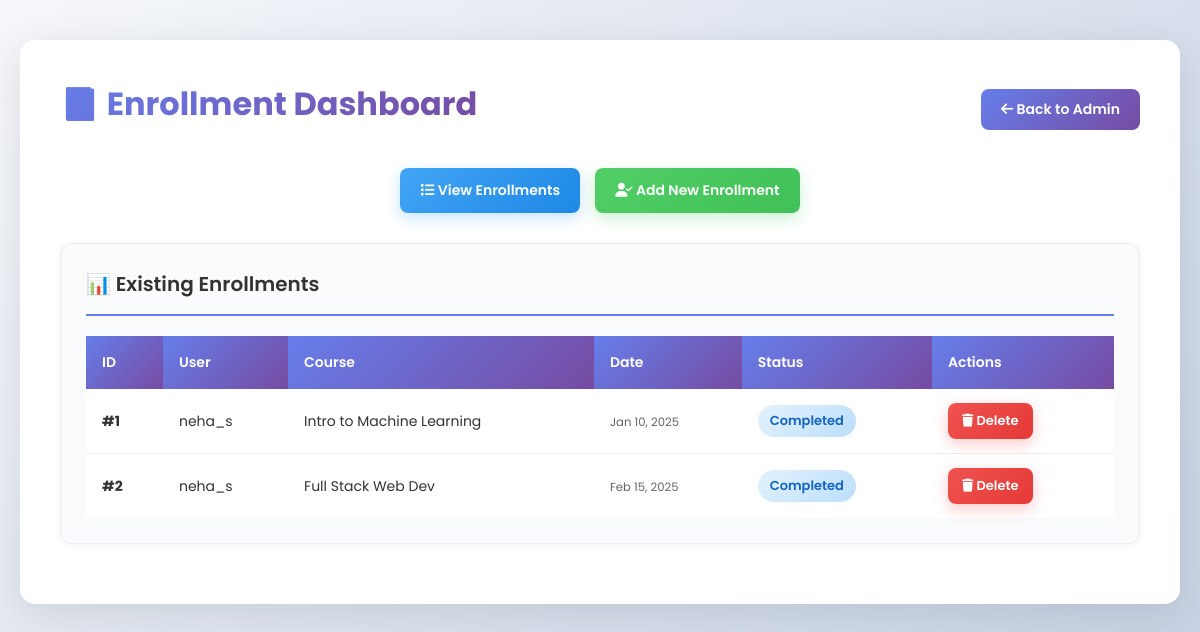
The page /enrollments (signed in) on the database its author committed.
### app/models.py (models this page shows, shortened)
class Enrollments(db.Model):
    enrollment_id = db.Column(db.Integer, primary_key=True)
    user_id = db.Column(db.Integer, db.ForeignKey('users.user_id'))
    course_id = db.Column(db.Integer, db.ForeignKey('courses.course_id'))
    enrollment_date = db.Column(db.DateTime, default=datetime.utcnow)
    status = db.Column(db.String(20), default='Active')
    def update_status(self):
        if not self.course:
            return
        duration_days = self.course.get_duration_days()
        end_date = self.enrollment_date + timedelta(days=duration_days)
        today = datetime.utcnow()
        if today < self.enrollment_date:
            self.status = "Upcoming"
        elif today > end_date:
            self.status = "Completed"
        else:
            self.status = "Active"

class Users(UserMixin, db.Model):
    user_id = db.Column(db.Integer, primary_key=True)
    username = db.Column(db.String(50))
    email = db.Column(db.String(100))
    password = db.Column(db.String(50))
    enrollments = db.relationship('Enrollments', backref='user', lazy=True)

class Courses(db.Model):
    course_id = db.Column(db.Integer, primary_key=True)
    course_name = db.Column(db.String(100))
    instructor_id = db.Column(db.Integer, db.ForeignKey('instructors.instructor_id'))
    duration = db.Column(db.String(20))  # Example: "8 weeks"
    enrollments = db.relationship('Enrollments', backref='course', lazy=True)
    def get_duration_days(self):
        if not self.duration:
            return 0
        parts = self.duration.split()
        try:
            number = int(parts[0])
            unit = parts[1].lower()
            if "week" in unit:
                return number * 7
            elif "day" in unit:
                return number
            elif "month" in unit:
                return number * 30
            else:
                return number
        except Exception:
            return 0

### app/routes/auth.py (the view)
@auth.route('/enrollments')
@login_required
def enrollment_dashboard():
    data = Enrollments.query.all()
    for e in data:
        e.update_status()
    db.session.commit()
    return render_template('Enrollment_dashboard.html', data=data)

### app/routes/auth.py (called while the page is built)
def login_required(f):
    @wraps(f)
    def decorated(*args, **kwargs):
        if current_user.is_authenticated or ('admin' in session):
            return f(*args, **kwargs)
        flash('Please log in to access that page.', 'error')
        return redirect(url_for('auth.login'))
    return decorated

### app/templates/Enrollment_dashboard.html (shortened to what this page needs)
{% extends "base.html" %}
{% block content %}
<div class="container">
  <div style="display: flex; justify-content: space-between; align-items: center; margin-bottom: 30px;">
    <h1>📘 Enrollment Dashboard</h1>
    <a href="{{ url_for('auth.admin_dashboard') }}" style="text-decoration: none;">
      <button style="background: linear-gradient(135deg, #667eea 0%, #764ba2 100%); color: white; padding: 10px 20px; border: none; border-radius: 8px; cursor: pointer; font-weight: 600; transition: all 0.3s ease;">
        <i class="fas fa-arrow-left"></i> Back to Admin
      </button>
    </a>
  </div>
  <div class="add-btn-container" style="display: flex; gap: 15px; justify-content: center; margin-bottom: 30px;">
    <a href="{{ url_for('auth.enrollment_dashboard') }}" style="text-decoration: none;">
      <button id="viewBtn" class="view-btn" style="font-weight: 600;">
        <i class="fas fa-list"></i> View Enrollments
      </button>
    </a>
    <a href="{{ url_for('auth.add_enrollment_page') }}" style="text-decoration: none;">
      <button id="addBtn" class="insert-btn" style="font-weight: 600;">
        <i class="fas fa-user-check"></i> Add New Enrollment
      </button>
    </a>
  </div>
  <div id="viewForm" class="card" style="animation: fadeInUp 0.3s ease-out;">
    <h2>📊 Existing Enrollments</h2>
    <table>
      <thead>
        <tr>
          <th>ID</th>
          <th>User</th>
          <th>Course</th>
          <th>Date</th>
          <th>Status</th>
          <th>Actions</th>
        </tr>
      </thead>
      <tbody>
        {% for e in data %}
        <tr>
          <td><strong>#{{ e.enrollment_id }}</strong></td>
          <td>{{ e.user.username }}</td>
          <td>{{ e.course.course_name }}</td>
          <td>
            <small style="color: #666;">
              {{ e.enrollment_date.strftime('%b %d, %Y') if e.enrollment_date else 'N/A' }}
            </small>
          </td>
          <td>
            <span class="status {{ e.status|lower }}">
              {{ e.status }}
            </span>
          </td>
          <td>
            <button onclick="confirmDelete({{ e.enrollment_id }})" class="delete-btn" title="Delete enrollment">
              <i class="fas fa-trash"></i> Delete
            </button>
          </td>
        </tr>
        {% endfor %}
      </tbody>
    </table>
  </div>
</div>
{% endblock %}

### app/static/css/style.css (style rules this page uses)
* { margin: 0; padding: 0; box-sizing: border-box; }
body { font-family: 'Poppins', sans-serif; background: #f0f2f5; color: #333; min-height: 100vh; }
.container { background: white; border-radius: 15px; padding: 40px; box-shadow: 0 10px 40px rgba(0, 0, 0, 0.1); animation: fadeInUp 0.6s ease-out; }
.container h1 { font-size: 32px; font-weight: 700; margin-bottom: 10px; background: linear-gradient(135deg, #667eea 0%, #764ba2 100%); -webkit-background-clip: text; -webkit-text-fill-color: transparent; background-clip: text; }
.container h2 { font-size: 24px; font-weight: 600; color: #333; margin-bottom: 20px; padding-bottom: 15px; border-bottom: 2px solid #667eea; }
button, .btn { font-family: 'Poppins', sans-serif; border: none; border-radius: 8px; padding: 12px 20px; font-weight: 600; cursor: pointer; transition: all 0.3s ease; font-size: 14px; text-decoration: none; display: inline-block; }
.insert-btn { background: linear-gradient(135deg, #51cf66 0%, #40c057 100%); color: white; box-shadow: 0 5px 15px rgba(81, 207, 102, 0.3); }
.view-btn { background: linear-gradient(135deg, #42a5f5 0%, #1e88e5 100%); color: white; box-shadow: 0 5px 15px rgba(66, 165, 245, 0.3); }
.delete-btn { background: linear-gradient(135deg, #ef5350 0%, #e53935 100%); color: white; box-shadow: 0 5px 15px rgba(239, 83, 80, 0.3); padding: 8px 14px; font-size: 13px; }
.add-btn-container { margin: 30px 0; text-align: center; }
.card { background: #f9fbfd; border-radius: 12px; padding: 25px; margin: 20px 0; border: 1px solid #e8eef5; box-shadow: 0 2px 8px rgba(0, 0, 0, 0.05); }
.card h2 { font-size: 20px; color: #333; margin-bottom: 20px; font-weight: 600; }
table { width: 100%; border-collapse: collapse; margin-top: 20px; background: white; }
th { background: linear-gradient(135deg, #667eea 0%, #764ba2 100%); color: white; padding: 16px; text-align: left; font-weight: 600; font-size: 14px; }
td { padding: 14px 16px; border-bottom: 1px solid #e8eef5; font-size: 14px; }
tr:last-child td { border-bottom: none; }
td button, td a button { margin-right: 8px; }
.status { padding: 6px 12px; border-radius: 20px; font-size: 13px; font-weight: 600; display: inline-block; }
.status.completed { background: linear-gradient(135deg, #e3f2fd 0%, #bbdefb 100%); color: #1565c0; }

### rows shown on the page
Enrollments: enrollment_id "1", user.username "neha_s", course.course_name "Intro to Machine Learning", enrollment_date "Jan 10, 2025", status "Completed"
Enrollments: enrollment_id "2", user.username "neha_s", course.course_name "Full Stack Web Dev", enrollment_date "Feb 15, 2025", status "Completed"
